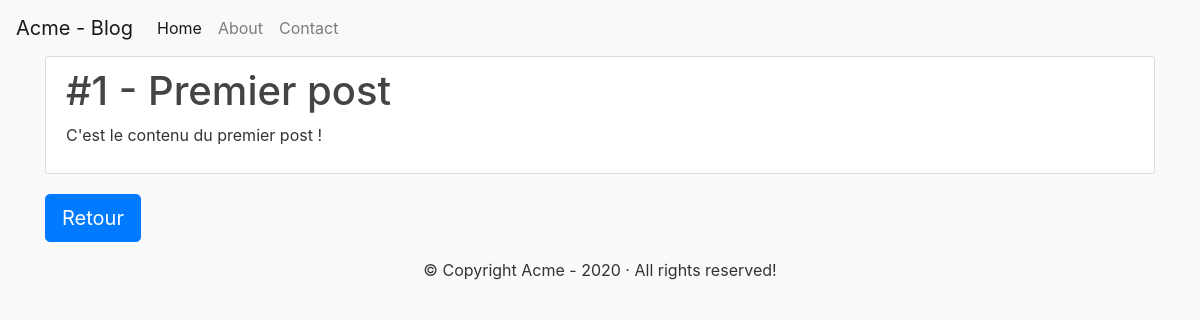
The app's page /posts/1/ with its own data.
### blog/models.py (models this page shows, shortened)
class TimestampModel(models.Model):
    created_at = models.DateTimeField(auto_now_add=True)
    updated_at = models.DateTimeField(auto_now=True)
    class Meta:
        abstract = True

class Post(TimestampModel):
    title = models.CharField(max_length=255)
    content = models.TextField()

### blog/views.py (the view)
# urls.py: path('posts/<int:id>/', views.show, name='blog-post'),
def show(request, id):
    post = get_object_or_404(Post, pk=id)  # Post.objects.filter(pk=id).first()
    return render(request, 'blog/show.html', {'post': post, 'title': 'Post {}'.format(id)})

### blog/templates/blog/show.html
{% extends 'layouts/base.html' %}
{% block content %}
    <article class="content-section">
        <h1>#{{ post.id }} - {{ post.title }}</h1>
        <p>{{ post.content }}</p>
    </article>
    <a class="btn btn-primary btn-lg" href="{% url 'blog:blog-home' %}">Retour</a>
{% endblock %}

### blog/static/blog/css/style.css (style rules this page uses)
body { background: #fafafa; color: #333333; }
h1, h2, h3, h4, h5, h6 { color: #444444; }
.content-section { background: #ffffff; padding: 10px 20px; border: 1px solid #dddddd; border-radius: 3px; margin-bottom: 20px; }

### records on screen
Post: id "1", title "Premier post", content "C'est le contenu du premier post !"
